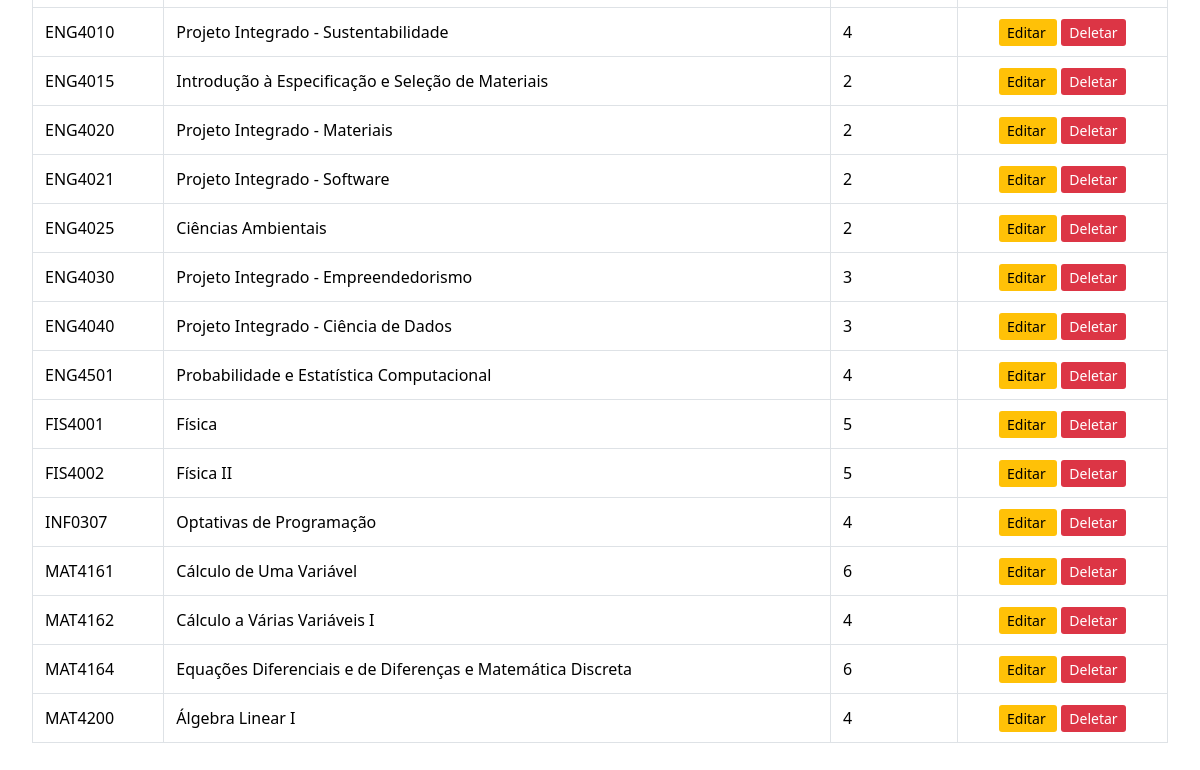
The app's page /disciplinas/ (signed in, lower part), older data.
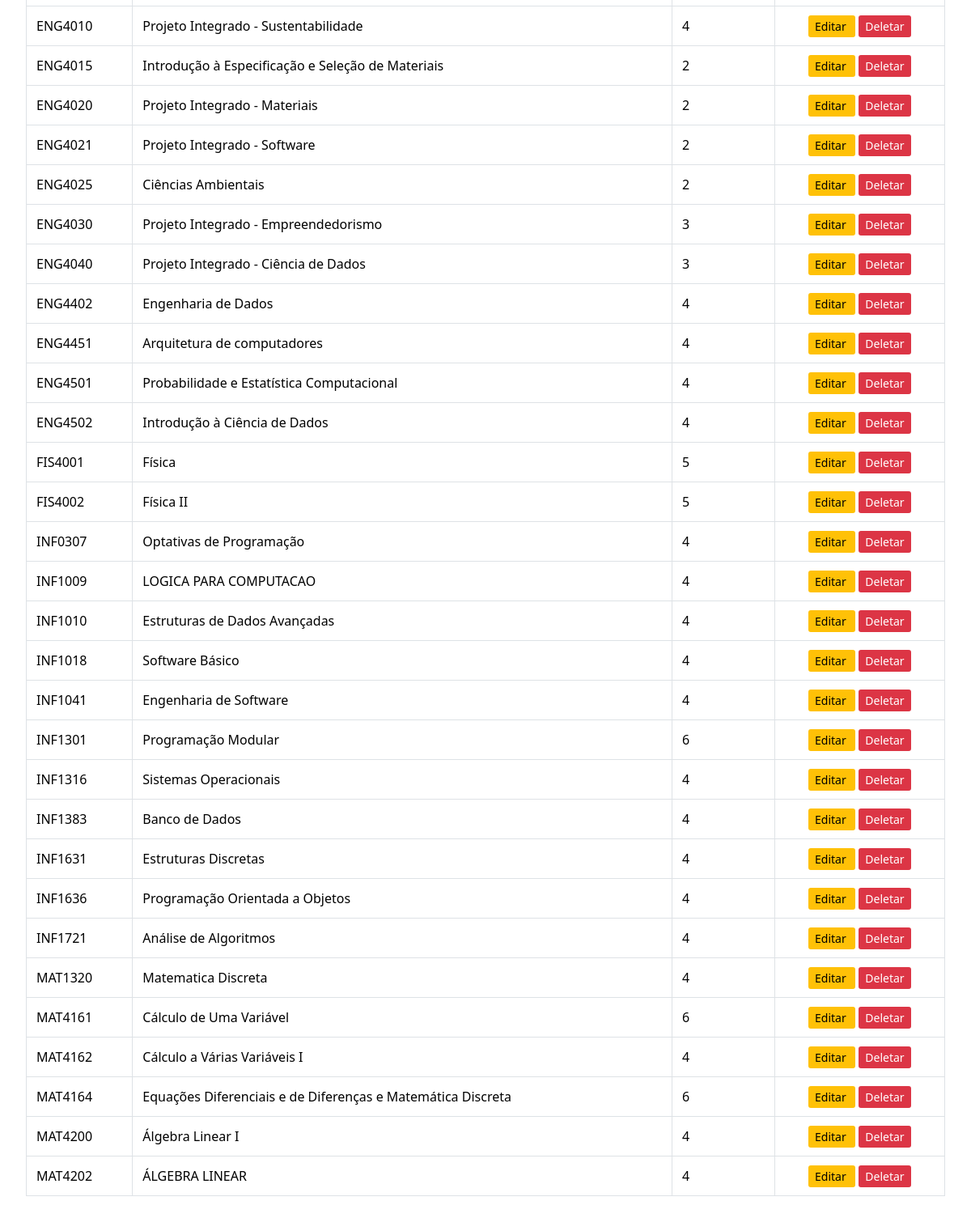
The same page, newer data.
### appPUC_Planner/models.py (models this page shows, shortened)
class Course(models.Model):
	code = models.CharField("código", max_length=20, unique=True)
	name = models.CharField("nome", max_length=200)
	cursos = models.ManyToManyField(
		Curso,
		through="CursoDisciplina",
		related_name="disciplinas",
		blank=True,
		help_text="Selecione todos os cursos que incluem esta disciplina."
	)
	prerequisites = models.CharField(
		"pré-requisitos",
		max_length=500,
		blank=True,
		help_text="Códigos separados por vírgula, ex: 'MAT 4162, ENG 4010'",
	)
	corequisites = models.CharField(
		"co-requisitos",
		max_length=500,
		blank=True,
		help_text="Códigos separados por vírgula para co-requisitos, ex: 'CTC 4001, CTC 4002'",
	)
	credits = models.PositiveSmallIntegerField("créditos", default=0)
	syllabus_url = models.URLField(
		"link da ementa",
		blank=True,
		help_text="URL para a ementa oficial da disciplina.",
	)
	class Meta:
		verbose_name = "Disciplina"
		verbose_name_plural = "Disciplinas"
		ordering = ["code"]

### hello_world/core/views.py (the view)
# urls.py: path("disciplinas/", core_views.course_list, name="course_list"),
@login_required
def course_list(request):
    courses = Course.objects.all()
    return render(request, "courses/course_list.html", {"courses": courses})

### hello_world/templates/courses/course_list.html (shortened to what this page needs)
{% extends "base.html" %}
{% block content %}
<div style="padding: 2rem; max-width: 1200px; margin: 0 auto;">
    {% if courses %}
        <table style="width: 100%; border-collapse: collapse; margin-top: 1rem;">
            <tbody>
                {% for course in courses %}
                    <tr>
                        <td style="padding: 0.75rem; border: 1px solid #dee2e6;">{{ course.code }}</td>
                        <td style="padding: 0.75rem; border: 1px solid #dee2e6;">{{ course.name }}</td>
                        <td style="padding: 0.75rem; border: 1px solid #dee2e6;">{{ course.credits }}</td>
                        <td style="padding: 0.75rem; border: 1px solid #dee2e6; text-align: center;">
                            <a href="{% url 'course_update' course.pk %}" style="padding: 0.25rem 0.5rem; background: #ffc107; color: black; text-decoration: none; border-radius: 3px; font-size: 0.875rem;">
                                Editar
                            </a>
                            <a href="{% url 'course_delete' course.pk %}" style="padding: 0.25rem 0.5rem; background: #dc3545; color: white; text-decoration: none; border-radius: 3px; font-size: 0.875rem; margin-left: 0.25rem;">
                                Deletar
                            </a>
                        </td>
                    </tr>
                {% endfor %}
            </tbody>
        </table>
    {% else %}
        <p style="margin-top: 2rem; color: #6c757d;">Nenhuma disciplina cadastrada.</p>
    {% endif %}
</div>
{% endblock %}

### hello_world/templates/base.html (shortened to what this page needs)
{% load static %}
<!DOCTYPE html>
<html lang="pt-BR">
<head>
    <script src="https://cdn.tailwindcss.com"></script>
    <link rel="stylesheet" href="https://cdnjs.cloudflare.com/ajax/libs/font-awesome/6.0.0-beta3/css/all.min.css">
    <link rel="stylesheet" href="{% static 'css/footer_common.css' %}">
</head>
<body>
    {% block content %}{% endblock %}
</body>
</html>

### hello_world/static/css/footer_common.css (style rules this page uses)
:root { --azul-puc: #030053; --cor-texto-footer: #ffffff; }

Row changes from the older to the newer data that the page shows:
added Course: code "ENG4402", name "Engenharia de Dados", credits "4"
added Course: code "ENG4451", name "Arquitetura de computadores", credits "4"
added Course: code "ENG4502", name "Introdução à Ciência de Dados", credits "4"
added Course: code "INF1009", name "LOGICA PARA COMPUTACAO", credits "4"
added Course: code "INF1010", name "Estruturas de Dados Avançadas", credits "4"
added Course: code "INF1018", name "Software Básico", credits "4"
added Course: code "INF1041", name "Engenharia de Software", credits "4"
added Course: code "INF1301", name "Programação Modular", credits "6"
added Course: code "INF1316", name "Sistemas Operacionais", credits "4"
added Course: code "INF1383", name "Banco de Dados", credits "4"
added Course: code "INF1631", name "Estruturas Discretas", credits "4"
added Course: code "INF1636", name "Programação Orientada a Objetos", credits "4"
added Course: code "INF1721", name "Análise de Algoritmos", credits "4"
added Course: code "MAT1320", name "Matematica Discreta", credits "4"
added Course: code "MAT4202", name "ÁLGEBRA LINEAR", credits "4"
